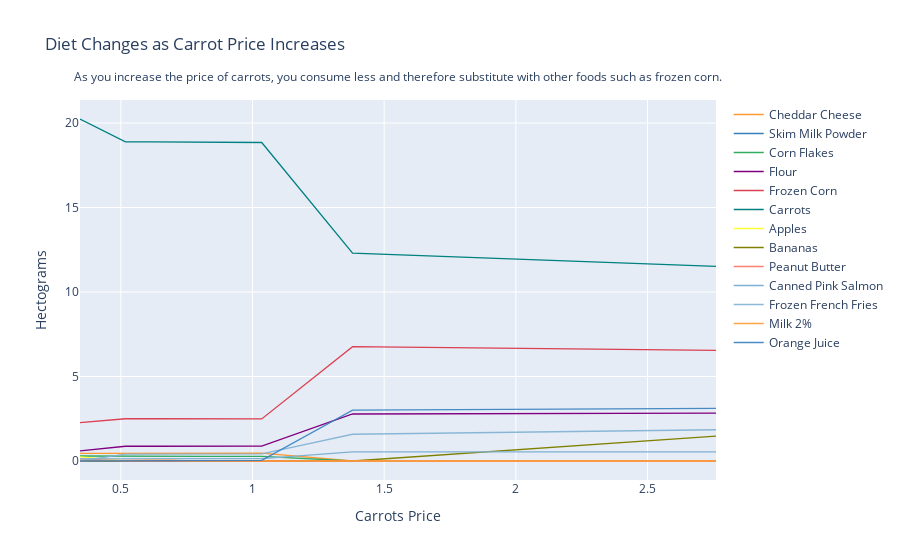

Notebook code cell kept with this figure:
### Code cell
cf.go_offline()

ReferenceGood = 'Carrots'

scale = [0.5,0.75,0.9,1.,1.1,1.2,1.3,1.4,1.5,2,4]

cost0 = solve_subsistence_problem(FoodNutrients,Prices,diet_min[group],diet_max[group],tol=tol).fun

my_p = Prices.copy()

diet = {}
for s in scale:

    my_p[ReferenceGood] = Prices[ReferenceGood]*s
    result = solve_subsistence_problem(FoodNutrients,my_p,diet_min[group],diet_max[group],tol=tol)
    diet[my_p[ReferenceGood]] = result.diet

Diet_response = pd.DataFrame(diet).T
Diet_response.index.name = '%s Price' % ReferenceGood

Diet_response.reset_index(inplace=True)

# Get rid of units for index (cufflinks chokes)
Diet_response['%s Price' % ReferenceGood] = Diet_response['%s Price' % ReferenceGood].apply(lambda x: x.magnitude)

Diet_response = Diet_response.set_index('%s Price' % ReferenceGood)

# Just look at goods consumed in quantities greater than error tolerance

Diet_response.loc[:, (Diet_response > tol).sum() > 0].iplot(layout={
    'title': 'Diet Changes as Carrot Price Increases',  
    'xaxis': {
        'title': '%s Price' % ReferenceGood  
    },
    'yaxis': {
        'title': 'Hectograms' 
    },
    'annotations': [
        {
            'text': 'As you increase the price of carrots, you consume less and therefore substitute with other foods such as frozen corn.', 
            'showarrow': False,
            'align': 'center',
            'x': 0.5,
            'y': 1.09,
            'yref': 'paper',
            'xref': 'paper',
            'font': {
                'size': 12
            }
        }
    ]
})

### Figure 1 — Plotly figure (JSON) as saved in the notebook; plotly's stock layout.template omitted (floating-point values rounded to 4 significant figures)
{"data": [{"line": {"color": "rgba(255, 153, 51, 1.0)", "dash": "solid", "shape": "linear", "width": 1.3}, "mode": "lines", "name": "Cheddar Cheese ", "text": "", "type": "scatter", "x": [0.345, 0.5175, 0.621, 0.69, 0.759, 0.828, 0.897, 0.966, 1.035, 1.38, 2.76], "y": [0.4543, 0.4636, 0.4636, 0.4636, 0.4637, 0.4637, 0.4659, 0.4659, 0.4668, 0, 0]}, {"line": {"color": "rgba(55, 128, 191, 1.0)", "dash": "solid", "shape": "linear", "width": 1.3}, "mode": "lines", "name": "Skim Milk Powder ", "text": "", "type": "scatter", "x": [0.345, 0.5175, 0.621, 0.69, 0.759, 0.828, 0.897, 0.966, 1.035, 1.38, 2.76], "y": [0, 0, 0, 0, 0.004972, 0.004972, 0.001326, 0.001326, 0, 0, 0]}, {"line": {"color": "rgba(50, 171, 96, 1.0)", "dash": "solid", "shape": "linear", "width": 1.3}, "mode": "lines", "name": "Corn Flakes", "text": "", "type": "scatter", "x": [0.345, 0.5175, 0.621, 0.69, 0.759, 0.828, 0.897, 0.966, 1.035, 1.38, 2.76], "y": [0.2955, 0.2723, 0.2723, 0.2723, 0.2723, 0.2723, 0.2726, 0.2726, 0.2723, 0, 0]}, {"line": {"color": "rgba(128, 0, 128, 1.0)", "dash": "solid", "shape": "linear", "width": 1.3}, "mode": "lines", "name": "Flour", "text": "", "type": "scatter", "x": [0.345, 0.5175, 0.621, 0.69, 0.759, 0.828, 0.897, 0.966, 1.035, 1.38, 2.76], "y": [0.5938, 0.8733, 0.8733, 0.8733, 0.8737, 0.8737, 0.8723, 0.8723, 0.8757, 2.781, 2.834]}, {"line": {"color": "rgba(219, 64, 82, 1.0)", "dash": "solid", "shape": "linear", "width": 1.3}, "mode": "lines", "name": "Frozen Corn", "text": "", "type": "scatter", "x": [0.345, 0.5175, 0.621, 0.69, 0.759, 0.828, 0.897, 0.966, 1.035, 1.38, 2.76], "y": [2.269, 2.501, 2.501, 2.501, 2.504, 2.504, 2.493, 2.493, 2.49, 6.767, 6.547]}, {"line": {"color": "rgba(0, 128, 128, 1.0)", "dash": "solid", "shape": "linear", "width": 1.3}, "mode": "lines", "name": "Carrots", "text": "", "type": "scatter", "x": [0.345, 0.5175, 0.621, 0.69, 0.759, 0.828, 0.897, 0.966, 1.035, 1.38, 2.76], "y": [20.24, 18.89, 18.89, 18.89, 18.87, 18.87, 18.86, 18.86, 18.85, 12.29, 11.52]}, {"line": {"color": "rgba(255, 255, 51, 1.0)", "dash": "solid", "shape": "linear", "width": 1.3}, "mode": "lines", "name": "Apples ", "text": "", "type": "scatter", "x": [0.345, 0.5175, 0.621, 0.69, 0.759, 0.828, 0.897, 0.966, 1.035, 1.38, 2.76], "y": [0.2436, 0, 0, 0, 0, 0, 0, 0, 0, 0, 0]}, {"line": {"color": "rgba(128, 128, 0, 1.0)", "dash": "solid", "shape": "linear", "width": 1.3}, "mode": "lines", "name": "Bananas", "text": "", "type": "scatter", "x": [0.345, 0.5175, 0.621, 0.69, 0.759, 0.828, 0.897, 0.966, 1.035, 1.38, 2.76], "y": [0, 0, 0, 0, 0, 0, 0, 0, 0, 0, 1.473]}, {"line": {"color": "rgba(251, 128, 114, 1.0)", "dash": "solid", "shape": "linear", "width": 1.3}, "mode": "lines", "name": "Peanut Butter ", "text": "", "type": "scatter", "x": [0.345, 0.5175, 0.621, 0.69, 0.759, 0.828, 0.897, 0.966, 1.035, 1.38, 2.76], "y": [0.1281, 0, 0, 0, 0, 0, 0, 0, 0, 0, 0]}, {"line": {"color": "rgba(128, 177, 211, 1.0)", "dash": "solid", "shape": "linear", "width": 1.3}, "mode": "lines", "name": "Canned Pink Salmon", "text": "", "type": "scatter", "x": [0.345, 0.5175, 0.621, 0.69, 0.759, 0.828, 0.897, 0.966, 1.035, 1.38, 2.76], "y": [0.121, 0.1435, 0.1435, 0.1435, 0.1435, 0.1435, 0.1426, 0.1426, 0.1428, 0.5455, 0.5455]}, {"line": {"color": "rgba(128, 177, 211, 0.8999999999999999)", "dash": "solid", "shape": "linear", "width": 1.3}, "mode": "lines", "name": "Frozen French Fries", "text": "", "type": "scatter", "x": [0.345, 0.5175, 0.621, 0.69, 0.759, 0.828, 0.897, 0.966, 1.035, 1.38, 2.76], "y": [0, 0.409, 0.409, 0.409, 0.4129, 0.4129, 0.4209, 0.4209, 0.4256, 1.584, 1.85]}, {"line": {"color": "rgba(255, 153, 51, 0.8999999999999999)", "dash": "solid", "shape": "linear", "width": 1.3}, "mode": "lines", "name": "Milk 2%", "text": "", "type": "scatter", "x": [0.345, 0.5175, 0.621, 0.69, 0.759, 0.828, 0.897, 0.966, 1.035, 1.38, 2.76], "y": [0, 0.04818, 0.04818, 0.04818, 0, 0, 0, 0, 0, 0, 0]}, {"line": {"color": "rgba(55, 128, 191, 0.8999999999999999)", "dash": "solid", "shape": "linear", "width": 1.3}, "mode": "lines", "name": "Orange Juice", "text": "", "type": "scatter", "x": [0.345, 0.5175, 0.621, 0.69, 0.759, 0.828, 0.897, 0.966, 1.035, 1.38, 2.76], "y": [0, 0, 0, 0, 0, 0, 0.02579, 0.02579, 0.03538, 3.009, 3.118]}], "layout": {"annotations": [{"align": "center", "font": {"size": 12}, "showarrow": false, "text": "As you increase the price of carrots, you consume less and therefore substitute with other foods such as frozen corn.", "x": 0.5, "xref": "paper", "y": 1.09, "yref": "paper"}], "title": {"text": "Diet Changes as Carrot Price Increases"}, "xaxis": {"title": {"text": "Carrots Price"}}, "yaxis": {"title": {"text": "Hectograms"}}}}
